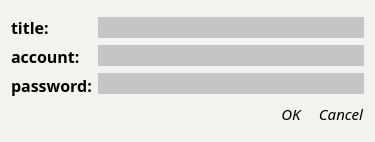
<?xml version="1.0" encoding="UTF-8"?>
<ui version="4.0">
 <class>AddPasswordWindow</class>
 <widget class="QWidget" name="AddPasswordWindow">
  <property name="geometry">
   <rect>
    <x>0</x>
    <y>0</y>
    <width>375</width>
    <height>142</height>
   </rect>
  </property>
  <property name="maximumSize">
   <size>
    <width>375</width>
    <height>142</height>
   </size>
  </property>
  <property name="windowTitle">
   <string>Form</string>
  </property>
  <property name="styleSheet">
   <string notr="true">background-color: rgb(243, 242, 238);
border: 0px;</string>
  </property>
  <layout class="QVBoxLayout" name="verticalLayout_4">
   <item>
    <layout class="QVBoxLayout" name="verticalLayout_3">
     <item>
      <layout class="QHBoxLayout" name="horizontalLayout">
       <item>
        <layout class="QVBoxLayout" name="verticalLayout">
         <item>
          <widget class="QLabel" name="title">
           <property name="font">
            <font>
             <family>Corbel</family>
             <pointsize>12</pointsize>
             <bold>true</bold>
            </font>
           </property>
           <property name="text">
            <string>title:</string>
           </property>
          </widget>
         </item>
         <item>
          <widget class="QLabel" name="account">
           <property name="font">
            <font>
             <family>Corbel</family>
             <pointsize>12</pointsize>
             <bold>true</bold>
            </font>
           </property>
           <property name="text">
            <string>account:</string>
           </property>
          </widget>
         </item>
         <item>
          <widget class="QLabel" name="password">
           <property name="font">
            <font>
             <family>Corbel</family>
             <pointsize>12</pointsize>
             <bold>true</bold>
            </font>
           </property>
           <property name="text">
            <string>password:</string>
           </property>
          </widget>
         </item>
        </layout>
       </item>
       <item>
        <layout class="QVBoxLayout" name="verticalLayout_2">
         <item>
          <widget class="QLineEdit" name="titleInput">
           <property name="font">
            <font>
             <family>Courier New</family>
             <pointsize>12</pointsize>
             <italic>true</italic>
             <bold>true</bold>
            </font>
           </property>
           <property name="styleSheet">
            <string notr="true">background-color: rgb(197, 197, 197);</string>
           </property>
          </widget>
         </item>
         <item>
          <widget class="QLineEdit" name="accountInput">
           <property name="font">
            <font>
             <family>Courier New</family>
             <pointsize>12</pointsize>
             <italic>true</italic>
             <bold>true</bold>
            </font>
           </property>
           <property name="styleSheet">
            <string notr="true">background-color: rgb(197, 197, 197);</string>
           </property>
          </widget>
         </item>
         <item>
          <widget class="QLineEdit" name="passwordInput">
           <property name="font">
            <font>
             <family>Courier New</family>
             <pointsize>12</pointsize>
             <italic>true</italic>
             <bold>true</bold>
            </font>
           </property>
           <property name="styleSheet">
            <string notr="true">background-color: rgb(197, 197, 197);</string>
           </property>
          </widget>
         </item>
        </layout>
       </item>
      </layout>
     </item>
     <item>
      <layout class="QHBoxLayout" name="horizontalLayout_2">
       <item>
        <spacer name="horizontalSpacer">
         <property name="orientation">
          <enum>Qt::Horizontal</enum>
         </property>
         <property name="sizeHint" stdset="0">
          <size>
           <width>40</width>
           <height>20</height>
          </size>
         </property>
        </spacer>
       </item>
       <item>
        <widget class="QPushButton" name="workEndBtn">
         <property name="font">
          <font>
           <family>Corbel Light</family>
           <pointsize>11</pointsize>
           <italic>true</italic>
          </font>
         </property>
         <property name="text">
          <string>OK</string>
         </property>
        </widget>
       </item>
       <item>
        <spacer name="horizontalSpacer_2">
         <property name="orientation">
          <enum>Qt::Horizontal</enum>
         </property>
         <property name="sizeType">
          <enum>QSizePolicy::Fixed</enum>
         </property>
         <property name="sizeHint" stdset="0">
          <size>
           <width>10</width>
           <height>20</height>
          </size>
         </property>
        </spacer>
       </item>
       <item>
        <widget class="QPushButton" name="cancel">
         <property name="font">
          <font>
           <family>Corbel Light</family>
           <pointsize>11</pointsize>
           <italic>true</italic>
          </font>
         </property>
         <property name="text">
          <string>Cancel</string>
         </property>
        </widget>
       </item>
      </layout>
     </item>
    </layout>
   </item>
  </layout>
 </widget>
 <resources/>
 <connections/>
</ui>
